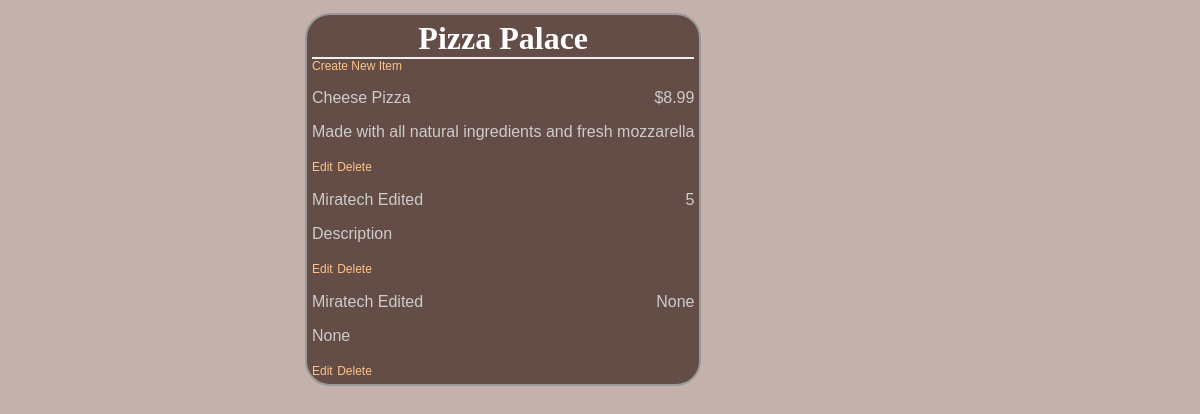
/restaurant/6/menu, run on an earlier commit of the app's database.
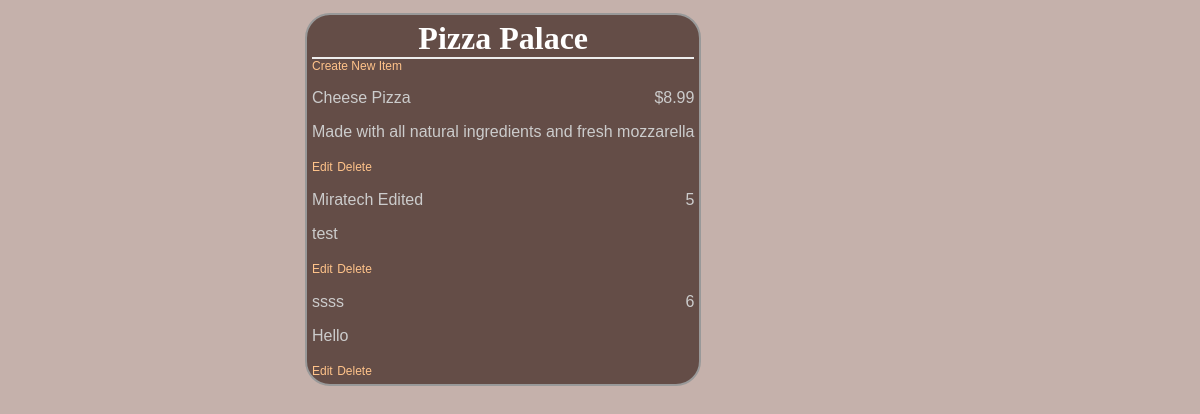
And on a later commit of the database.
### database_setup.py (models this page shows, shortened)
class Restaurant(Base):
    __tablename__ = 'restaurant'
    name = Column(String(80), nullable=False)
    id = Column(Integer, primary_key=True)

class MenuItem(Base):
    __tablename__ = 'menu_item'
    name = Column(String(80), nullable=False)
    id = Column(Integer, primary_key=True)
    course = Column(String(250))
    description = Column(String(250))
    price = Column(String(8))
    restaurant_id = Column(Integer, ForeignKey('restaurant.id'))
    restaurant = relationship(Restaurant)

### finalProject.py (the view)
@app.route('/restaurant/<int:restaurant_id>/')
@app.route('/restaurant/<int:restaurant_id>/menu')
def showMenu(restaurant_id):
    restaurant = session.query(Restaurant).filter_by(
        id=restaurant_id).first()
    items = session.query(MenuItem).filter_by(restaurant_id=restaurant_id)
    return render_template("menu.html", restaurant=restaurant, items=items)

### templates/menu.html (shortened to what this page needs)
<html>
<head>
	<link rel=stylesheet type=text/css href="{{ url_for('static', filename='styles.css') }}">
	</head>
	<body>
	<div class = 'pane'>
		<div class = 'header'>
		<h1>{{ restaurant.name }}</h1>
	</div>
	<a href = '{{url_for('newMenuItem', restaurant_id = restaurant.id) }}'>Create New Item</a>
		{% for i in items %}
    <div class = 'nameAndPrice'>
		<span class = 'name'><p>{{i.name}}</p></span>
		<span class = 'price'>
		<p>{{i.price}} </p>
	</span>
	</div>
	<div class = 'description'>
		<p>{{i.description}}</p>
	</div>
	<div class = "editdeletepane">
	<a href='{{url_for('editMenuItem',restaurant_id = restaurant.id, menu_id=i.id)}}' >Edit</a>
	<a href='{{url_for('deleteMenuItem', restaurant_id = restaurant.id, menu_id=i.id)}}' >
	Delete</a>
	</div>
		{% endfor %}
</div>
	</body>
</html>

### static/styles.css (style rules this page uses)
body { font-family: sans-serif; background-color: #c5b1ab }
h1, h2, h3, h4 { color: #ffffff; }
h1, h2 { font-family: 'georgia', serif; margin: 0; }
h1 { border-bottom: 2px solid #eee; }
p, dd, dt { color: #cccccc; }
a { text-decoration: none; color: #ffc38a; font-size: .75em; }
.pane { position: absolute; left: 25%; border: 2px solid; border-radius: 25px; padding: 5px; margin: 5px; border-color: #999999; background-color: #523b35d7 }
.header { left: 50%; text-align: center; }
.name { width: 50%; display: inline-block; float: left; }
.price { text-align: right; width: 50%; float: right; }

What changed in the data, as far as the page shows it:
removed MenuItem: name "Miratech Edited", price "None", description "None"
changed MenuItem "Miratech Edited": description "Description" → "test"
added MenuItem: name "ssss", price "6", description "Hello"
